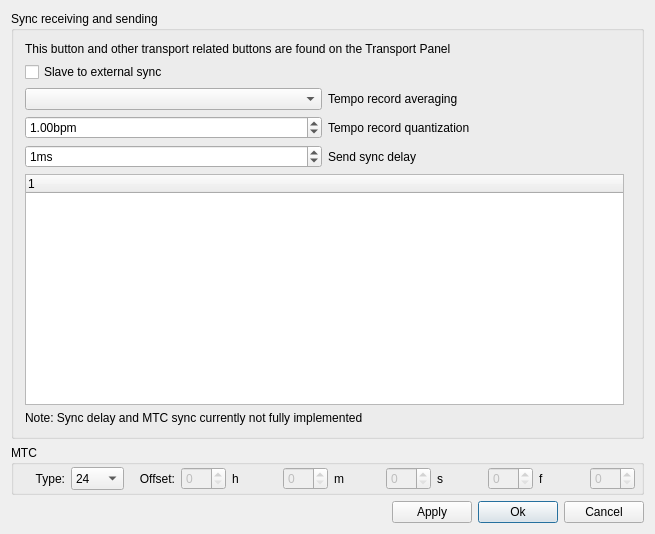
<?xml version="1.0" encoding="UTF-8"?>
<ui version="4.0">
 <author>werner schweer</author>
 <comment>midi sync
configuration dialog</comment>
 <class>MidiSyncConfigBase</class>
 <widget class="QDialog" name="MidiSyncConfigBase">
  <property name="geometry">
   <rect>
    <x>0</x>
    <y>0</y>
    <width>655</width>
    <height>534</height>
   </rect>
  </property>
  <property name="windowTitle">
   <string>MusE: Midi Sync</string>
  </property>
  <layout class="QGridLayout">
   <item row="2" column="0">
    <layout class="QHBoxLayout">
     <property name="spacing">
      <number>6</number>
     </property>
     <property name="leftMargin">
      <number>0</number>
     </property>
     <property name="topMargin">
      <number>0</number>
     </property>
     <property name="rightMargin">
      <number>0</number>
     </property>
     <property name="bottomMargin">
      <number>0</number>
     </property>
     <item>
      <spacer name="Spacer1_2">
       <property name="orientation">
        <enum>Qt::Horizontal</enum>
       </property>
       <property name="sizeType">
        <enum>QSizePolicy::Expanding</enum>
       </property>
       <property name="sizeHint" stdset="0">
        <size>
         <width>20</width>
         <height>20</height>
        </size>
       </property>
      </spacer>
     </item>
     <item>
      <widget class="QPushButton" name="applyButton">
       <property name="text">
        <string>Apply</string>
       </property>
      </widget>
     </item>
     <item>
      <widget class="QPushButton" name="okButton">
       <property name="text">
        <string>Ok</string>
       </property>
       <property name="default">
        <bool>true</bool>
       </property>
      </widget>
     </item>
     <item>
      <widget class="QPushButton" name="cancelButton">
       <property name="text">
        <string>Cancel</string>
       </property>
      </widget>
     </item>
    </layout>
   </item>
   <item row="1" column="0">
    <widget class="QGroupBox" name="GroupBox13">
     <property name="enabled">
      <bool>true</bool>
     </property>
     <property name="title">
      <string>MTC</string>
     </property>
     <layout class="QVBoxLayout">
      <property name="spacing">
       <number>6</number>
      </property>
      <property name="leftMargin">
       <number>6</number>
      </property>
      <property name="topMargin">
       <number>2</number>
      </property>
      <property name="rightMargin">
       <number>6</number>
      </property>
      <property name="bottomMargin">
       <number>2</number>
      </property>
      <item>
       <layout class="QHBoxLayout">
        <item>
         <widget class="QLabel" name="textLabel2">
          <property name="text">
           <string>Type:</string>
          </property>
          <property name="alignment">
           <set>Qt::AlignRight|Qt::AlignTrailing|Qt::AlignVCenter</set>
          </property>
          <property name="wordWrap">
           <bool>false</bool>
          </property>
         </widget>
        </item>
        <item>
         <widget class="QComboBox" name="mtcSyncType">
          <property name="sizePolicy">
           <sizepolicy hsizetype="Minimum" vsizetype="Minimum">
            <horstretch>0</horstretch>
            <verstretch>0</verstretch>
           </sizepolicy>
          </property>
          <item>
           <property name="text">
            <string>24</string>
           </property>
          </item>
          <item>
           <property name="text">
            <string>25</string>
           </property>
          </item>
          <item>
           <property name="text">
            <string>30D</string>
           </property>
          </item>
          <item>
           <property name="text">
            <string>30N</string>
           </property>
          </item>
         </widget>
        </item>
        <item>
         <widget class="QLabel" name="textLabel1">
          <property name="text">
           <string>Offset:</string>
          </property>
          <property name="alignment">
           <set>Qt::AlignRight|Qt::AlignTrailing|Qt::AlignVCenter</set>
          </property>
          <property name="wordWrap">
           <bool>false</bool>
          </property>
         </widget>
        </item>
        <item>
         <widget class="QSpinBox" name="mtcOffH">
          <property name="enabled">
           <bool>false</bool>
          </property>
          <property name="toolTip">
           <string>hour</string>
          </property>
          <property name="maximum">
           <number>23</number>
          </property>
         </widget>
        </item>
        <item>
         <widget class="QLabel" name="TextLabel2">
          <property name="text">
           <string>h</string>
          </property>
          <property name="wordWrap">
           <bool>false</bool>
          </property>
         </widget>
        </item>
        <item>
         <widget class="QSpinBox" name="mtcOffM">
          <property name="enabled">
           <bool>false</bool>
          </property>
          <property name="toolTip">
           <string>minute</string>
          </property>
          <property name="maximum">
           <number>59</number>
          </property>
         </widget>
        </item>
        <item>
         <widget class="QLabel" name="TextLabel3">
          <property name="text">
           <string>m</string>
          </property>
          <property name="wordWrap">
           <bool>false</bool>
          </property>
         </widget>
        </item>
        <item>
         <widget class="QSpinBox" name="mtcOffS">
          <property name="enabled">
           <bool>false</bool>
          </property>
          <property name="toolTip">
           <string>second</string>
          </property>
          <property name="maximum">
           <number>59</number>
          </property>
         </widget>
        </item>
        <item>
         <widget class="QLabel" name="TextLabel4">
          <property name="text">
           <string>s</string>
          </property>
          <property name="wordWrap">
           <bool>false</bool>
          </property>
         </widget>
        </item>
        <item>
         <widget class="QSpinBox" name="mtcOffF">
          <property name="enabled">
           <bool>false</bool>
          </property>
          <property name="toolTip">
           <string>frame</string>
          </property>
          <property name="maximum">
           <number>30</number>
          </property>
         </widget>
        </item>
        <item>
         <widget class="QLabel" name="TextLabel5">
          <property name="text">
           <string>f</string>
          </property>
          <property name="wordWrap">
           <bool>false</bool>
          </property>
         </widget>
        </item>
        <item>
         <widget class="QSpinBox" name="mtcOffSf">
          <property name="enabled">
           <bool>false</bool>
          </property>
          <property name="toolTip">
           <string>subframe</string>
          </property>
         </widget>
        </item>
       </layout>
      </item>
     </layout>
    </widget>
   </item>
   <item row="0" column="0">
    <widget class="QGroupBox" name="syncGen">
     <property name="title">
      <string>Sync receiving and sending</string>
     </property>
     <layout class="QGridLayout">
      <item row="0" column="0">
       <widget class="QLabel" name="label">
        <property name="text">
         <string>This button and other transport related buttons are found on the Transport Panel</string>
        </property>
       </widget>
      </item>
      <item row="4" column="0">
       <layout class="QHBoxLayout">
        <item>
         <widget class="QSpinBox" name="syncDelaySpinBox">
          <property name="toolTip">
           <string>Send start to first clock delay</string>
          </property>
          <property name="whatsThis">
           <string>Allows 'slow sync' devices time
 to synchronize to MusE. This value is the
 delay from sending start to sending
 the first clock.</string>
          </property>
          <property name="suffix">
           <string>ms</string>
          </property>
          <property name="minimum">
           <number>0</number>
          </property>
          <property name="maximum">
           <number>60000</number>
          </property>
          <property name="singleStep">
           <number>1</number>
          </property>
          <property name="value">
           <number>1</number>
          </property>
         </widget>
        </item>
        <item>
         <widget class="QLabel" name="syncDelayLabel">
          <property name="text">
           <string>Send sync delay</string>
          </property>
          <property name="alignment">
           <set>Qt::AlignLeading|Qt::AlignLeft|Qt::AlignVCenter</set>
          </property>
          <property name="wordWrap">
           <bool>false</bool>
          </property>
         </widget>
        </item>
       </layout>
      </item>
      <item row="5" column="0">
       <widget class="QTreeWidget" name="devicesListView">
        <column>
         <property name="text">
          <string notr="true">1</string>
         </property>
        </column>
       </widget>
      </item>
      <item row="1" column="0" colspan="2">
       <widget class="QCheckBox" name="extSyncCheckbox">
        <property name="enabled">
         <bool>true</bool>
        </property>
        <property name="toolTip">
         <string>Control MusE timing by external midi clock or MTC sync</string>
        </property>
        <property name="whatsThis">
         <string>When in slave mode, tempo is
 controlled externally.
MusE can sync to midi clock, or MTC quarter frame sync. 
Enabled inputs in the list will
 be in effect (RMC, RMMC, RMTC).</string>
        </property>
        <property name="text">
         <string>Slave to external sync</string>
        </property>
        <property name="checked">
         <bool>false</bool>
        </property>
       </widget>
      </item>
      <item row="3" column="0">
       <layout class="QHBoxLayout">
        <item>
         <widget class="QDoubleSpinBox" name="syncRecTempoValQuant">
          <property name="toolTip">
           <string/>
          </property>
          <property name="whatsThis">
           <string/>
          </property>
          <property name="suffix">
           <string>bpm</string>
          </property>
          <property name="minimum">
           <double>0.000000000000000</double>
          </property>
          <property name="maximum">
           <double>100.000000000000000</double>
          </property>
          <property name="singleStep">
           <double>0.010000000000000</double>
          </property>
          <property name="value">
           <double>1.000000000000000</double>
          </property>
         </widget>
        </item>
        <item>
         <widget class="QLabel" name="syncRecTempoValQuantLabel">
          <property name="text">
           <string>Tempo record quantization</string>
          </property>
          <property name="alignment">
           <set>Qt::AlignLeading|Qt::AlignLeft|Qt::AlignVCenter</set>
          </property>
          <property name="wordWrap">
           <bool>false</bool>
          </property>
         </widget>
        </item>
       </layout>
      </item>
      <item row="2" column="0">
       <layout class="QHBoxLayout">
        <item>
         <widget class="QComboBox" name="syncRecFilterPreset">
          <property name="toolTip">
           <string>Averaging applied to recorded external tempo changes.</string>
          </property>
          <property name="whatsThis">
           <string>External midi clock can be very jittery.
Tempo is derived from it and recorded.
It is usually desirable to average it and 
 limit the number of recorded changes.

Tiny: 2 section 4/4 = 8 stages.
1/8T note averaging, may produce jitter.

Small: 3 section 12/8/4 = 24 stages.
1/4 note averaging, may still produce jitter.

Medium: 3 section 28/12/8 = 48 stages.
1/2 note averaging. Less jitter.

Large: 4 section 48/48/48/48 = 192 stages.
Use this if the song has only one tempo.
Very low quantization values can be used. 

Large pre-detect: 4 section 8/48/48/48 = 152
 stages + first stage large step pre-detector.
Use this if you expect sudden large tempo steps.

None: Use only if high accuracy is needed for 
 audio alignment on playback. Caution: Records 
 thousands of tempo changes per minute. MusE 
 may slow and the song file will be large.</string>
          </property>
         </widget>
        </item>
        <item>
         <widget class="QLabel" name="syncRecFilterLabel">
          <property name="text">
           <string>Tempo record averaging</string>
          </property>
          <property name="alignment">
           <set>Qt::AlignLeading|Qt::AlignLeft|Qt::AlignVCenter</set>
          </property>
          <property name="wordWrap">
           <bool>false</bool>
          </property>
         </widget>
        </item>
       </layout>
      </item>
      <item row="6" column="0">
       <widget class="QLabel" name="toBeDoneLabel">
        <property name="text">
         <string>Note: Sync delay and MTC sync currently not fully implemented</string>
        </property>
        <property name="alignment">
         <set>Qt::AlignLeading|Qt::AlignLeft|Qt::AlignVCenter</set>
        </property>
        <property name="wordWrap">
         <bool>false</bool>
        </property>
       </widget>
      </item>
     </layout>
    </widget>
   </item>
  </layout>
 </widget>
 <layoutdefault spacing="6" margin="11"/>
 <tabstops>
  <tabstop>mtcOffH</tabstop>
  <tabstop>mtcOffM</tabstop>
  <tabstop>mtcOffS</tabstop>
  <tabstop>mtcOffF</tabstop>
  <tabstop>mtcOffSf</tabstop>
  <tabstop>applyButton</tabstop>
  <tabstop>okButton</tabstop>
  <tabstop>cancelButton</tabstop>
 </tabstops>
 <resources/>
 <connections/>
</ui>
